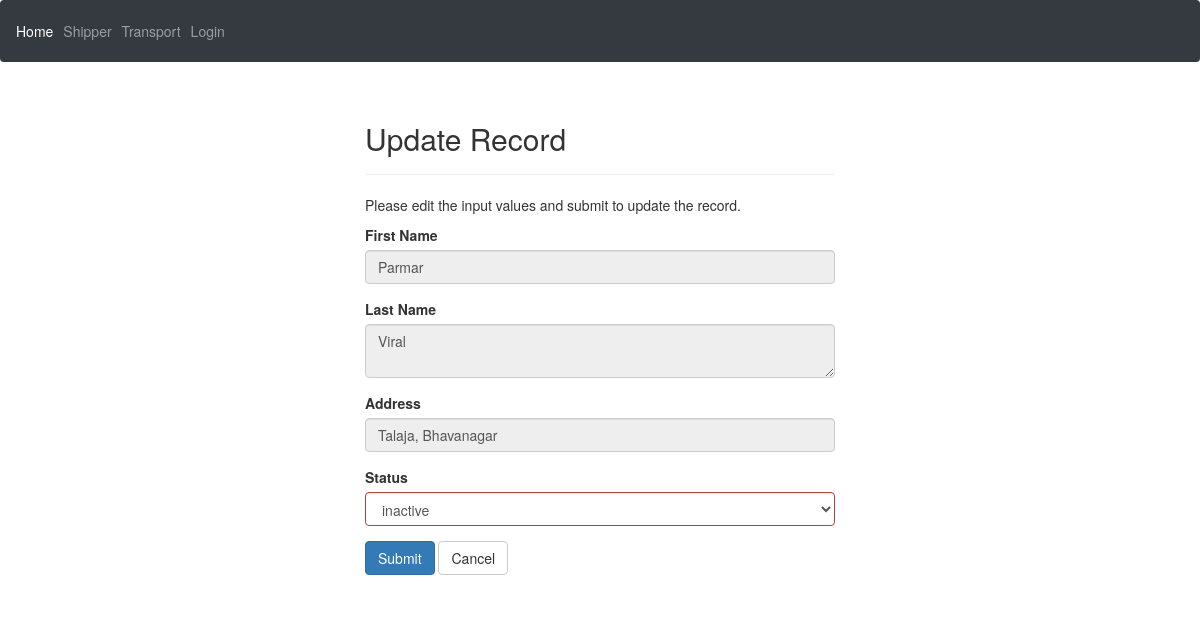
The app's page /Admin/update.php?id=1 with its own data.
### tables this page shows
CREATE TABLE `user_s` (
  `S_id` int(10) NOT NULL,
  `S_fname` varchar(50) NOT NULL,
  `S_lname` varchar(50) NOT NULL,
  `S_mail` varchar(50) NOT NULL,
  `S_mnumber` bigint(30) NOT NULL,
  `S_address` varchar(200) NOT NULL,
  `S_password` varchar(200) NOT NULL,
  `S_security_question` varchar(50) NOT NULL,
  `S_security_answer` varchar(200) NOT NULL,
  `S_status` tinyint(1) NOT NULL DEFAULT 2,
  `S_active` tinyint(1) NOT NULL DEFAULT 0
);

### Admin/update.php (the view, shortened to what this page needs)
<?php
require('nav.php');
require_once "../connection.php";
$status =  "";
$status_array = "";
 $sql = "SELECT * FROM status";
 if($result = mysqli_query($con, $sql)){
        $status_array = $result;
}
if($_SERVER["REQUEST_METHOD"] == "POST"){
    $id = $_POST["id"];
    $input_status = $_POST["status"];
    $status = $input_status;
    $sql = "UPDATE user_s SET S_status= '$input_status' WHERE S_id= '$id'";
    if ($con->query($sql) === TRUE) {
        header("location: shippers.php");
        exit();
    } else {
        echo "Error updating record: " . $con->error;
    }
    $con->close();
  }
  else{
    if(isset($_GET["id"]) && !empty(trim($_GET["id"]))){
        $sql = "SELECT * FROM user_s WHERE S_id = ? ";
        if($stmt = mysqli_prepare($con, $sql)){
            mysqli_stmt_bind_param($stmt, "i", $param_id);
            if(mysqli_stmt_execute($stmt)){
                $result = mysqli_stmt_get_result($stmt);
                if(mysqli_num_rows($result) == 1){
                    $row = mysqli_fetch_array($result, MYSQLI_ASSOC);
                    $fName = $row["S_fname"];
                    $lName = $row["S_lname"];
                    $address = $row["S_address"];
                    $status = $row["S_status"];
                    $status_id = $row["S_status"];
                } else{
                    header("location: error.php");
                    exit();
                }
            } else{
                echo "Oops! Something went wrong. Please try again later.";
            }
        }
    }  else{
        header("location: error.php");
        exit();
    }
}
?>
<!DOCTYPE html>
<html lang="en">
<head>
    <link rel="stylesheet" href="https://maxcdn.bootstrapcdn.com/bootstrap/3.3.7/css/bootstrap.css">
</head>
<body>
    <div class="wrapper">
        <div class="container-fluid">
            <div class="row">
                <div class="col-md-12">
                    <div class="page-header">
                        <h2>Update Record</h2>
                    </div>
                    <p>Please edit the input values and submit to update the record.</p>
                    <form action="<?php echo htmlspecialchars(basename($_SERVER['REQUEST_URI'])); ?>" method="post">
                        <div class="form-group <?php echo (!empty($first_name)) ? 'has-error' : ''; ?>">
                            <label>First Name</label>
                            <input type="text" name="name" readonly class="form-control" value="<?php echo $fName; ?>">
                        </div>
                        <div class="form-group  <?php echo (!empty($last_name)) ? 'has-error' : ''; ?>">
                            <label>Last Name</label>
                            <textarea name="address" readonly class="form-control"><?php echo $lName; ?></textarea>
                        </div>
                        <div class="form-group <?php echo (!empty($salary_err)) ? 'has-error' : ''; ?>">
                            <label>Address</label>
                            <input type="text" name="address"  readonly class="form-control" value="<?php echo $address; ?>">
                        </div>
                        <div class="form-group <?php echo (!empty($status)) ? 'has-error' : ''; ?>">
                            <label>Status</label>
                            <select class="form-control" id="status" name="status">
                                <?php
                                if(!empty($status_array))
                                {
                                    foreach($status_array as $value)
                                    {
                                        if($value['id'] == $status_id)
                                        {
                                            echo "<option selected='selected' value='".$value['id']."'>".$value['name']."</option>";
                                        }
                                        else
                                        {
                                            echo "<option value='".$value['id']."'>".$value['name']."</option>";
                                        }
                                    }
                                }
                                ?>
                            </select>
                        </div>
                        <input type="submit" class="btn btn-primary" value="Submit">
                        <a href="shippers.php" class="btn btn-default">Cancel</a>
                    </form>
                </div>
            </div>
        </div>
    </div>
</body>
</html>

### Admin/update.php (style rules this page uses)
.wrapper { width: 500px; margin: 0 auto; }

### records on screen
user_s: name "Parmar", address "Viral", address "Talaja, Bhavanagar"

### other values on screen
form field status "inactive"
